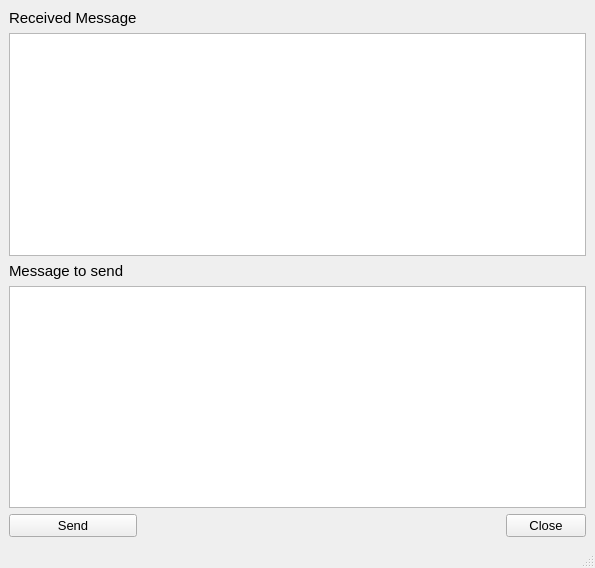
<?xml version="1.0" encoding="UTF-8"?>
<ui version="4.0">
 <class>TCPServer</class>
 <widget class="QMainWindow" name="TCPServer">
  <property name="geometry">
   <rect>
    <x>0</x>
    <y>0</y>
    <width>595</width>
    <height>568</height>
   </rect>
  </property>
  <property name="windowTitle">
   <string>TCPServer(8888)</string>
  </property>
  <widget class="QWidget" name="centralwidget">
   <layout class="QGridLayout" name="gridLayout">
    <item row="0" column="0">
     <widget class="QLabel" name="label_RxMsg">
      <property name="font">
       <font>
        <pointsize>11</pointsize>
       </font>
      </property>
      <property name="text">
       <string>Received Message</string>
      </property>
     </widget>
    </item>
    <item row="2" column="0">
     <widget class="QLabel" name="label_TxMsg">
      <property name="font">
       <font>
        <pointsize>11</pointsize>
       </font>
      </property>
      <property name="text">
       <string>Message to send</string>
      </property>
     </widget>
    </item>
    <item row="4" column="0">
     <widget class="QPushButton" name="button_Send">
      <property name="font">
       <font>
        <pointsize>10</pointsize>
       </font>
      </property>
      <property name="text">
       <string>Send</string>
      </property>
     </widget>
    </item>
    <item row="4" column="1">
     <spacer name="horizontalSpacer">
      <property name="orientation">
       <enum>Qt::Horizontal</enum>
      </property>
      <property name="sizeHint" stdset="0">
       <size>
        <width>40</width>
        <height>20</height>
       </size>
      </property>
     </spacer>
    </item>
    <item row="4" column="2">
     <widget class="QPushButton" name="button_Close">
      <property name="font">
       <font>
        <pointsize>10</pointsize>
       </font>
      </property>
      <property name="text">
       <string>Close</string>
      </property>
     </widget>
    </item>
    <item row="3" column="0" colspan="3">
     <widget class="QTextEdit" name="textEdit_TxMsg">
      <property name="font">
       <font>
        <pointsize>11</pointsize>
       </font>
      </property>
     </widget>
    </item>
    <item row="1" column="0" colspan="3">
     <widget class="QTextEdit" name="textEdit_RxMsg">
      <property name="font">
       <font>
        <family>MiSans Medium</family>
        <pointsize>11</pointsize>
       </font>
      </property>
      <property name="readOnly">
       <bool>true</bool>
      </property>
     </widget>
    </item>
   </layout>
  </widget>
  <widget class="QMenuBar" name="menubar">
   <property name="geometry">
    <rect>
     <x>0</x>
     <y>0</y>
     <width>595</width>
     <height>25</height>
    </rect>
   </property>
  </widget>
  <widget class="QStatusBar" name="statusbar"/>
 </widget>
 <resources/>
 <connections/>
</ui>
